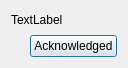
<?xml version="1.0" encoding="UTF-8"?>
<ui version="4.0">
 <class>Dialog</class>
 <widget class="QDialog" name="Dialog">
  <property name="geometry">
   <rect>
    <x>0</x>
    <y>0</y>
    <width>128</width>
    <height>68</height>
   </rect>
  </property>
  <property name="windowTitle">
   <string>Acknowledge</string>
  </property>
  <layout class="QGridLayout" name="gridLayout">
   <item row="0" column="0">
    <layout class="QVBoxLayout" name="verticalLayout">
     <item>
      <widget class="QLabel" name="displaytext">
       <property name="text">
        <string>TextLabel</string>
       </property>
      </widget>
     </item>
     <item>
      <layout class="QHBoxLayout" name="horizontalLayout">
       <item>
        <spacer name="horizontalSpacer">
         <property name="orientation">
          <enum>Qt::Horizontal</enum>
         </property>
         <property name="sizeHint" stdset="0">
          <size>
           <width>40</width>
           <height>20</height>
          </size>
         </property>
        </spacer>
       </item>
       <item>
        <widget class="QPushButton" name="ack">
         <property name="text">
          <string>Acknowledged</string>
         </property>
        </widget>
       </item>
      </layout>
     </item>
    </layout>
   </item>
  </layout>
 </widget>
 <resources/>
 <connections/>
</ui>
